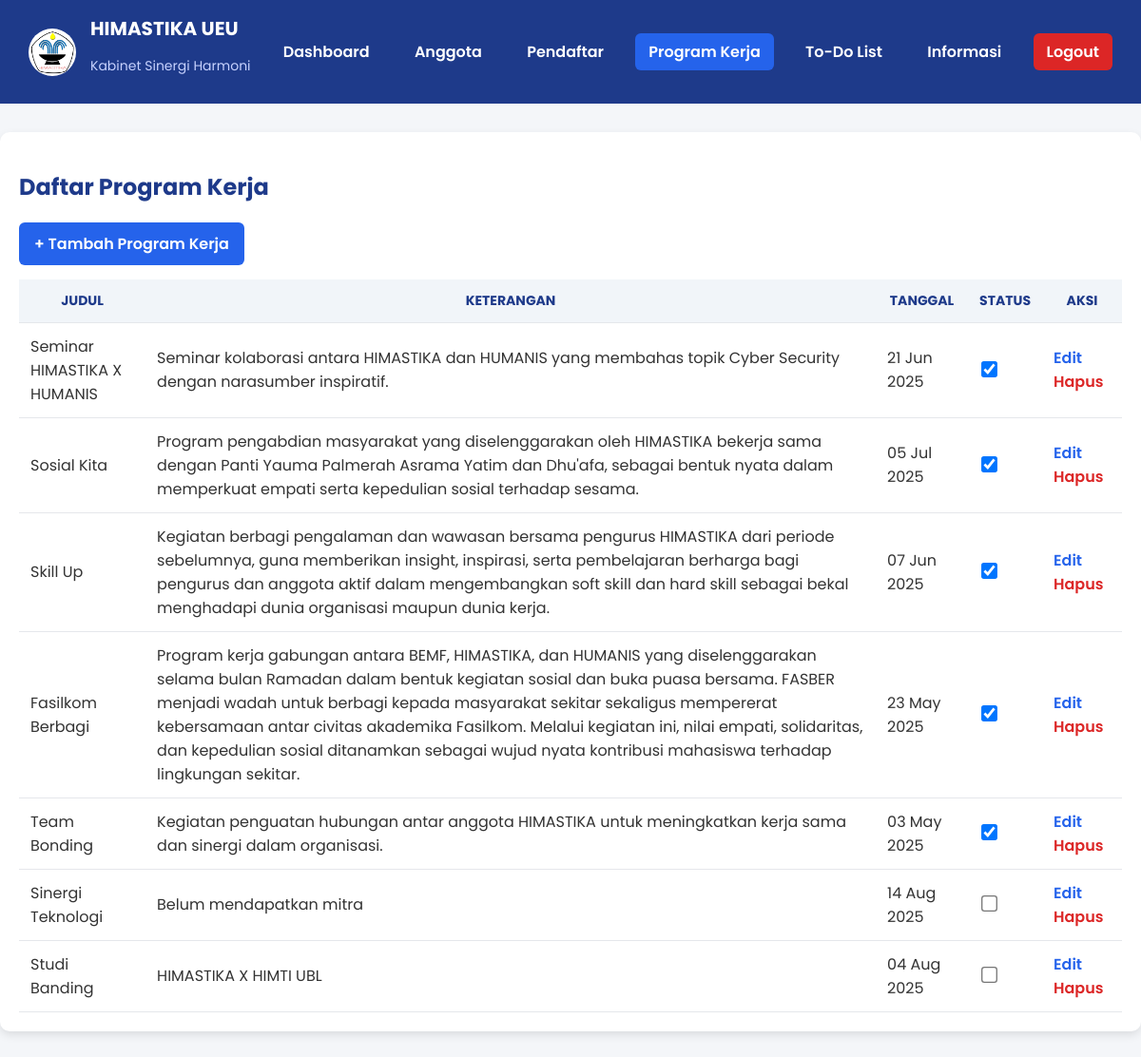
The page /index.php/proker on the database its author committed.
### tables this page shows
CREATE TABLE `proker` (
  `id` int(11) NOT NULL,
  `judul` varchar(255) NOT NULL,
  `deskripsi` text DEFAULT NULL,
  `tanggal` date NOT NULL,
  `status` tinyint(1) DEFAULT 0
);

### application/controllers/Proker.php (called while the page is built, shortened)
<?php
class Proker extends CI_Controller {
    public function __construct() {
        $this->load->model('Proker_model');
        $this->load->helper(['form', 'url']);
    }
    public function index() {
        $data['prokers'] = $this->Proker_model->getAll();
        $this->load->view('proker/index', $data);
    }
}

### index.php (called while the page is built, shortened)
<?php
require_once BASEPATH.'core/CodeIgniter.php';

### application/models/Proker_model.php (called while the page is built, shortened)
<?php
class Proker_model extends CI_Model {
    public function getAll() {
        return $this->db->order_by('id', 'DESC')->get('proker')->result();
    }
}

### application/views/proker/index.php (the view, shortened to what this page needs)
<!DOCTYPE html>
<html lang="id">
<head>
</head>
<body>
<header>
    <div style="display: flex; align-items: center;">
        <img src="<?= base_url('assets/img/LOGO HIMASTIKA.jpg'); ?>" alt="Logo">
        <div>
            <h1>HIMASTIKA UEU</h1>
            <p style="font-size:14px; color:#c7d2fe;">Kabinet Sinergi Harmoni</p>
        </div>
    </div>
    <nav>
        <a href="<?= base_url('dashboard'); ?>">Dashboard</a>
        <a href="<?= base_url('anggota'); ?>">Anggota</a>
        <a href="<?= base_url('pendaftaran'); ?>">Pendaftar</a>
        <a href="<?= base_url('proker'); ?>" style="background:#2563eb;">Program Kerja</a>
        <a href="<?= base_url('todo'); ?>">To-Do List</a>
        <a href="<?= base_url('informasi'); ?>">Informasi</a>
        <a href="<?= base_url('login/logout'); ?>" style="background:#dc2626;">Logout</a>
    </nav>
</header>
<div class="container">
    <h2>Daftar Program Kerja</h2>
    <div class="actions">
        <a href="<?= base_url('proker/create'); ?>" class="btn-add">+ Tambah Program Kerja</a>
    </div>
    <table>
        <thead>
            <tr>
                <th>Judul</th>
                <th>Keterangan</th>
                <th>Tanggal</th>
                <th>Status</th>
                <th>Aksi</th>
            </tr>
        </thead>
        <tbody>
            <?php if(!empty($prokers)): ?>
                <?php foreach($prokers as $p): ?>
                <tr>
                    <td><?= htmlspecialchars($p->judul); ?></td>
                    <td><?= htmlspecialchars($p->deskripsi); ?></td>
                    <td><?= date('d M Y', strtotime($p->tanggal)); ?></td>
                    <td>
                        <input type="checkbox" class="checkbox-status"
                            data-id="<?= $p->id; ?>" <?= $p->status == 1 ? 'checked' : ''; ?>>
                    </td>
                    <td>
                        <a href="<?= base_url('proker/edit/'.$p->id); ?>" class="btn-edit">Edit</a>
                        <a href="<?= base_url('proker/delete/'.$p->id); ?>" class="btn-delete" onclick="return confirm('Hapus data ini?')">Hapus</a>
                    </td>
                </tr>
                <?php endforeach; ?>
            <?php else: ?>
                <tr><td colspan="5" style="text-align:center;">Belum ada program kerja.</td></tr>
            <?php endif; ?>
        </tbody>
    </table>
</div>
</body>
</html>

### application/views/proker/index.php (style rules this page uses)
body { font-family: 'Poppins', sans-serif; margin: 0; background: #f4f6f9; color: #333; }
header { background: #1e3a8a; color: white; padding: 15px 30px; display: flex; justify-content: space-between; align-items: center; }
header img { width: 50px; height: 50px; border-radius: 50%; margin-right: 15px; }
header h1 { margin: 0; font-size: 20px; }
nav a { color: white; text-decoration: none; font-weight: 600; margin-left: 15px; padding: 8px 14px; border-radius: 6px; transition: background 0.3s ease; }
.container { max-width: 1200px; margin: 30px auto; background: white; padding: 20px; border-radius: 10px; box-shadow: 0 4px 10px rgba(0,0,0,0.1); }
h2 { color: #1e3a8a; margin-bottom: 20px; }
.actions { display: flex; justify-content: space-between; margin-bottom: 15px; }
.btn-add { background: #2563eb; color: white; padding: 10px 16px; border-radius: 6px; text-decoration: none; font-weight: 600; }
table { width: 100%; border-collapse: collapse; }
th, td { padding: 12px; border-bottom: 1px solid #e5e7eb; }
th { background: #f1f5f9; color: #1e3a8a; text-transform: uppercase; font-size: 14px; }
.btn-edit { color: #2563eb; font-weight: 600; text-decoration: none; margin-right: 10px; }
.btn-delete { color: #dc2626; font-weight: 600; text-decoration: none; }
.checkbox-status { transform: scale(1.3); }

### rows shown on the page
proker: judul "Seminar HIMASTIKA X HUMANIS", deskripsi "Seminar kolaborasi antara HIMASTIKA dan HUMANIS yang membahas topik Cyber Security dengan narasumber inspiratif.", tanggal "21 Jun 2025", status "☑"
proker: judul "Sosial Kita", deskripsi "Program pengabdian masyarakat yang diselenggarakan oleh HIMASTIKA bekerja sama dengan Panti Yauma Palmerah Asrama Yatim dan Dhu'afa, sebagai bentuk nyata dalam memperkuat empati serta kepedulian sosial terhadap sesama.", tanggal "05 Jul 2025", status "☑"
proker: judul "Skill Up", deskripsi "Kegiatan berbagi pengalaman dan wawasan bersama pengurus HIMASTIKA dari periode sebelumnya, guna memberikan insight, inspirasi, serta pembelajaran berharga bagi pengurus dan anggota aktif dalam mengembangkan soft skill dan hard skill sebagai bekal menghadapi dunia organisasi maupun dunia kerja.", tanggal "07 Jun 2025", status "☑"
proker: judul "Fasilkom Berbagi", deskripsi "Program kerja gabungan antara BEMF, HIMASTIKA, dan HUMANIS yang diselenggarakan selama bulan Ramadan dalam bentuk kegiatan sosial dan buka puasa bersama. FASBER menjadi wadah untuk berbagi kepada masyarakat sekitar sekaligus mempererat kebersamaan antar civitas akademika Fasilkom. Melalui kegiatan ini, nilai empati, solidaritas, dan kepedulian sosial ditanamkan sebagai wujud nyata kontribusi mahasiswa terhadap lingkungan sekitar.", tanggal "23 May 2025", status "☑"
proker: judul "Team Bonding", deskripsi "Kegiatan penguatan hubungan antar anggota HIMASTIKA untuk meningkatkan kerja sama dan sinergi dalam organisasi.", tanggal "03 May 2025", status "☑"
proker: judul "Sinergi Teknologi", deskripsi "Belum mendapatkan mitra", tanggal "14 Aug 2025"
proker: judul "Studi Banding", deskripsi "HIMASTIKA X HIMTI UBL", tanggal "04 Aug 2025"
